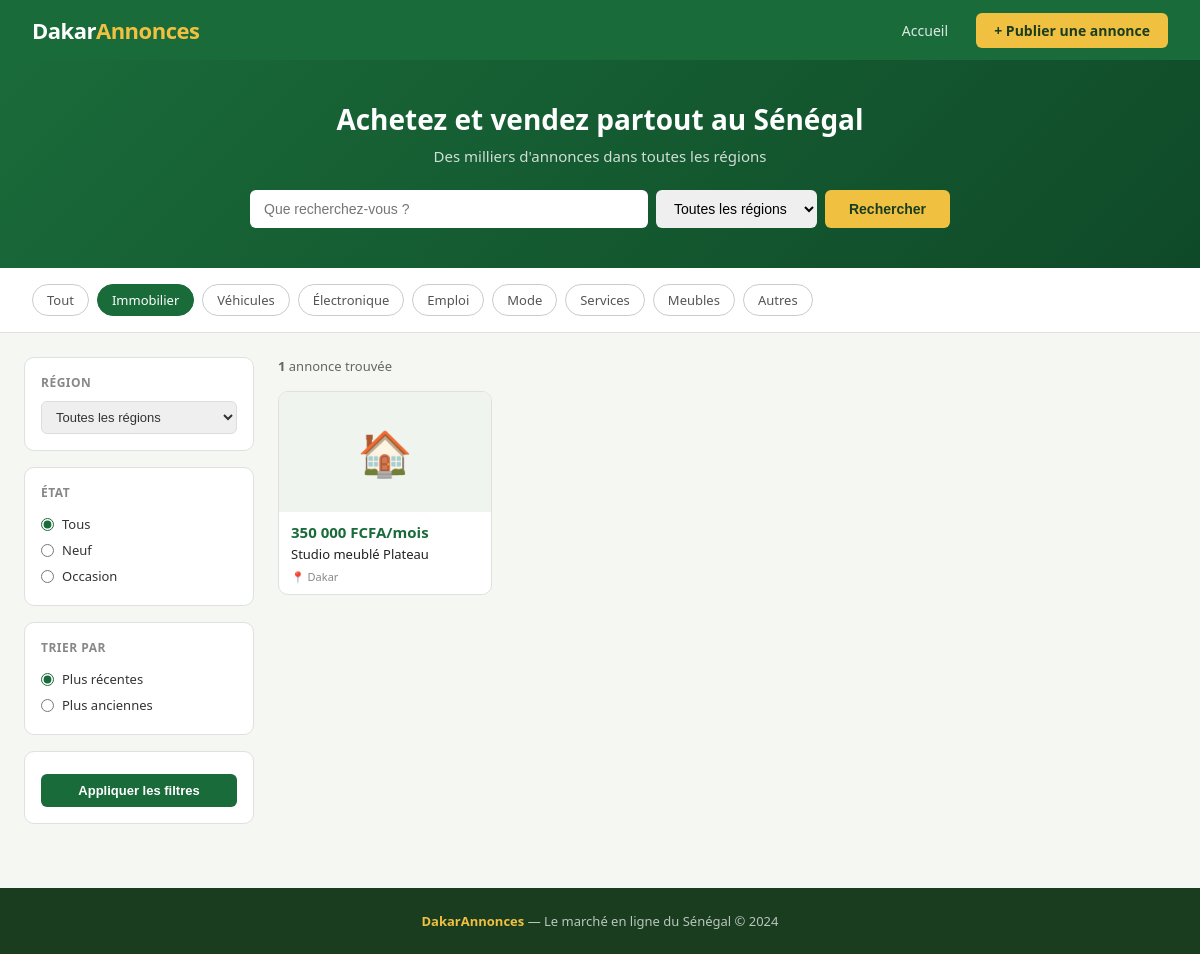
Screenshot of /?categorie=Immobilier with the database file from the repository.
### tables this page shows
CREATE TABLE annonces (
                id INTEGER PRIMARY KEY AUTOINCREMENT,
                titre TEXT NOT NULL,
                description TEXT NOT NULL,
                prix TEXT NOT NULL,
                categorie TEXT NOT NULL,
                region TEXT NOT NULL,
                etat TEXT DEFAULT 'Neuf',
                urgent INTEGER DEFAULT 0,
                user_id INTEGER,
                telephone TEXT,
                created_at TEXT DEFAULT CURRENT_TIMESTAMP,
                FOREIGN KEY (user_id) REFERENCES users(id)
            );

### app.py (the view)
@app.route('/')
def index():
    q = request.args.get('q', '')
    categorie = request.args.get('categorie', '')
    region = request.args.get('region', '')
    etat = request.args.get('etat', '')
    tri = request.args.get('tri', 'recent')
    page = int(request.args.get('page', 1))
    par_page = 8
    with get_db() as db:
        sql = 'SELECT * FROM annonces WHERE 1=1'
        params = []
        if q:
            sql += ' AND (titre LIKE ? OR description LIKE ?)'
            params += [f'%{q}%', f'%{q}%']
        if categorie:
            sql += ' AND categorie = ?'
            params.append(categorie)
        if region:
            sql += ' AND region = ?'
            params.append(region)
        if etat:
            sql += ' AND etat = ?'
            params.append(etat)
        if tri == 'recent':
            sql += ' ORDER BY created_at DESC'
        else:
            sql += ' ORDER BY created_at ASC'
        total = db.execute(f'SELECT COUNT(*) FROM ({sql})', params).fetchone()[0]
        offset = (page - 1) * par_page
        annonces = db.execute(sql + f' LIMIT {par_page} OFFSET {offset}', params).fetchall()
    total_pages = (total + par_page - 1) // par_page
    return render_template('index.html',
        annonces=annonces, categories=CATEGORIES, regions=REGIONS,
        q=q, categorie=categorie, region=region, etat=etat, tri=tri,
        page=page, total_pages=total_pages, total=total)

### app.py (called while the page is built)
def get_db():
    conn = sqlite3.connect(DB)
    conn.row_factory = sqlite3.Row
    return conn

### templates/index.html (shortened to what this page needs)
{% extends 'base.html' %}
{% block content %}
<div class="hero">
  <h1>Achetez et vendez partout au Sénégal</h1>
  <p>Des milliers d'annonces dans toutes les régions</p>
  <form class="search-form" method="get" action="/">
    <input type="text" name="q" value="{{ q }}" placeholder="Que recherchez-vous ?" />
    <select name="region">
      <option value="">Toutes les régions</option>
    </select>
    <button type="submit">Rechercher</button>
  </form>
</div>
<div class="cats">
  <a href="/" class="cat-link {% if not categorie %}active{% endif %}">Tout</a>
  {% for cat in categories %}
  <a href="/?categorie={{ cat }}" class="cat-link {% if categorie == cat %}active{% endif %}">{{ cat }}</a>
  {% endfor %}
</div>
<div class="layout">
  <aside class="sidebar">
    <form method="get" action="/">
      <div class="filter-card">
        <div class="filter-title">Région</div>
        <select name="region">
          <option value="">Toutes les régions</option>
        </select>
      </div>
      <div class="filter-card">
        <div class="filter-title">État</div>
        <label><input type="radio" name="etat" value="" {% if not etat %}checked{% endif %}> Tous</label>
        <label><input type="radio" name="etat" value="Neuf" {% if etat=='Neuf' %}checked{% endif %}> Neuf</label>
        <label><input type="radio" name="etat" value="Occasion" {% if etat=='Occasion' %}checked{% endif %}> Occasion</label>
      </div>
      <div class="filter-card">
        <div class="filter-title">Trier par</div>
        <label><input type="radio" name="tri" value="recent" {% if tri=='recent' %}checked{% endif %}> Plus récentes</label>
        <label><input type="radio" name="tri" value="ancien" {% if tri=='ancien' %}checked{% endif %}> Plus anciennes</label>
      </div>
      <div class="filter-card">
        <button type="submit" class="btn-filter">Appliquer les filtres</button>
      </div>
    </form>
  </aside>
  <div class="listings">
    <div class="listings-header">
      <span class="listings-count"><strong>{{ total }}</strong> annonce{% if total > 1 %}s{% endif %} trouvée{% if total > 1 %}s{% endif %}</span>
    </div>
    {% if annonces %}
    <div class="grid">
      {% for a in annonces %}
      <a href="/annonce/{{ a.id }}" class="card">
        <div class="card-img">
          {% if a.categorie == 'Immobilier' %}🏠
          {% elif a.categorie == 'Véhicules' %}🚗
          {% elif a.categorie == 'Électronique' %}📱
          {% elif a.categorie == 'Emploi' %}💼
          {% elif a.categorie == 'Mode' %}👗
          {% elif a.categorie == 'Services' %}🔧
          {% elif a.categorie == 'Meubles' %}🛋️
          {% else %}📦{% endif %}
        </div>
        <div class="card-body">
          <div class="card-price">{{ a.prix }}</div>
          <div class="card-title">{{ a.titre }}</div>
          <div class="card-meta">
            📍 {{ a.region }}
          </div>
        </div>
      </a>
      {% endfor %}
    </div>
    {% else %}
    <div class="empty">
      <div class="empty-icon">🔍</div>
      <p>Aucune annonce trouvée. <a href="/" style="color:#1a6b3a">Voir toutes les annonces</a></p>
    </div>
    {% endif %}
  </div>
</div>
{% endblock %}

### templates/base.html (style rules this page uses)
* { box-sizing: border-box; margin: 0; padding: 0; }
body { font-family: 'Segoe UI', Arial, sans-serif; background: #f5f7f2; color: #222; }
a { text-decoration: none; color: inherit; }

### templates/index.html (style rules this page uses)
.hero { background: linear-gradient(135deg, #1a6b3a 0%, #0f4a28 100%); padding: 2.5rem 2rem; text-align: center; color: #fff; }
.hero h1 { font-size: 28px; margin-bottom: 8px; }
.hero p { color: rgba(255,255,255,0.8); font-size: 15px; margin-bottom: 1.5rem; }
.search-form { display: flex; gap: 8px; max-width: 700px; margin: 0 auto; flex-wrap: wrap; justify-content: center; }
.search-form input, .search-form select { padding: 10px 14px; border: none; border-radius: 6px; font-size: 14px; }
.search-form input { flex: 1; min-width: 200px; }
.search-form button { background: #f0c040; color: #1a3d20; border: none; padding: 10px 24px; border-radius: 6px; font-weight: 700; font-size: 14px; cursor: pointer; }
.cats { display: flex; gap: 8px; padding: 1rem 2rem; overflow-x: auto; background: #fff; border-bottom: 1px solid #e0e0e0; }
.cat-link { white-space: nowrap; padding: 6px 14px; border-radius: 999px; border: 1px solid #ccc; font-size: 13px; color: #555; transition: all 0.15s; }
.cat-link:hover, .cat-link.active { background: #1a6b3a; color: #fff; border-color: #1a6b3a; }
.layout { display: flex; gap: 0; max-width: 1200px; margin: 1.5rem auto; padding: 0 1.5rem; }
.sidebar { width: 230px; flex-shrink: 0; margin-right: 1.5rem; }
.filter-card { background: #fff; border: 1px solid #e0e0e0; border-radius: 10px; padding: 1rem; margin-bottom: 1rem; }
.filter-title { font-size: 12px; font-weight: 700; color: #888; text-transform: uppercase; letter-spacing: 0.5px; margin-bottom: 10px; }
.filter-card label { display: flex; align-items: center; gap: 8px; font-size: 13px; color: #333; padding: 4px 0; cursor: pointer; }
.filter-card input[type=radio], .filter-card input[type=checkbox] { accent-color: #1a6b3a; }
.filter-card select { width: 100%; padding: 7px 10px; border: 1px solid #ddd; border-radius: 6px; font-size: 13px; color: #333; }
.btn-filter { width: 100%; background: #1a6b3a; color: #fff; border: none; padding: 9px; border-radius: 6px; font-size: 13px; cursor: pointer; margin-top: 6px; font-weight: 600; }
.listings { flex: 1; }
.listings-header { display: flex; justify-content: space-between; align-items: center; margin-bottom: 1rem; }
.listings-count { font-size: 13px; color: #666; }
.grid { display: grid; grid-template-columns: repeat(auto-fill, minmax(180px, 1fr)); gap: 14px; }
.card { background: #fff; border: 1px solid #e0e0e0; border-radius: 10px; overflow: hidden; transition: box-shadow 0.15s, border-color 0.15s; }
.card-img { width: 100%; height: 120px; background: #f0f4ee; display: flex; align-items: center; justify-content: center; font-size: 44px; }
.card-body { padding: 10px 12px; }
.card-price { font-size: 15px; font-weight: 700; color: #1a6b3a; margin-bottom: 3px; }
.card-title { font-size: 13px; color: #222; margin-bottom: 6px; white-space: nowrap; overflow: hidden; text-overflow: ellipsis; }
.card-meta { font-size: 11px; color: #888; display: flex; align-items: center; gap: 6px; }

### rows the page displays
annonces: prix "350 000 FCFA/mois", titre "Studio meublé Plateau", region "Dakar"

### other values shown
{{ cat }} "Immobilier" "Véhicules" "Électronique" "Emploi" "Mode" "Services" "Meubles" "Autres"
{{ total }} "1"
